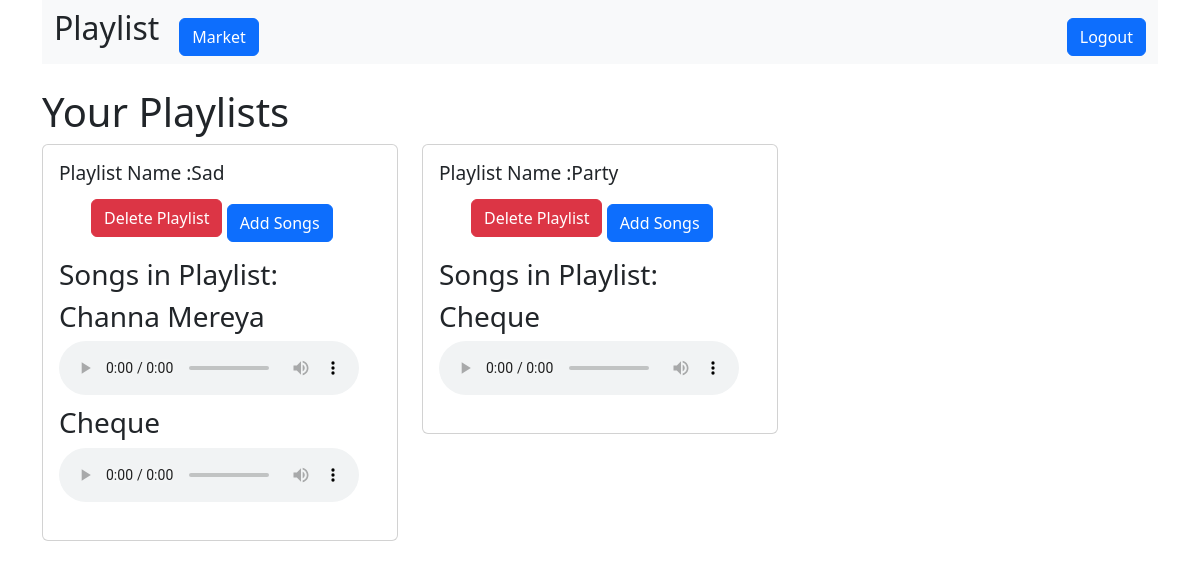
Screenshot of /playlist with the database file from the repository.
### application/models.py (models this page shows, shortened)
class Playlist(db.Model):
    id = db.Column(db.Integer, primary_key=True)
    name = db.Column(db.String(255), nullable=False)
    user_id = db.Column(db.Integer, db.ForeignKey("user.id"), nullable=False)
    songs = db.relationship(
        "Song", secondary=playlist_song_association, back_populates="playlists"
    )

class Song(db.Model):
    id = db.Column(db.Integer, primary_key=True)
    name = db.Column(db.String(100), nullable=False)
    lyrics = db.Column(db.String(20), nullable=False)
    duration = db.Column(db.Float, nullable=False)
    audio = db.Column(db.String(255))
    date_created = db.Column(db.DateTime, default=datetime.utcnow)
    parent = db.Column(db.Integer, db.ForeignKey("album.id"))
    playlists = db.relationship(
        "Playlist", secondary=playlist_song_association, back_populates="songs"
    )

### application/controllers.py (the view)
@app.route("/playlist")
def playlist():
    playlists = Playlist.query.all()
    return render_template("playlist.html", playlists=playlists)

### templates/playlist.html (shortened to what this page needs)
<!DOCTYPE html>
<html lang="en">
<head>
    <link href="https://cdn.jsdelivr.net/npm/bootstrap@5.2.3/dist/css/bootstrap.min.css" rel="stylesheet">
</head>
<body>
<div class="container">
       <nav class="navbar navbar-expand-lg navbar-light bg-light">
    <div class="container-fluid">
        <h2 style="margin-right: 20px;">Playlist</h2>
        <div class="collapse navbar-collapse" id="navbarSupportedContent">
            <ul class="navbar-nav me-auto mb-2 mb-lg-0">
                <li class="nav-item">
                    <a class="btn btn-primary" href="/market">Market</a>
                </li>
            </ul>
            <ul class="navbar-nav ml-auto mb-2 mb-lg-0">
                <li class="nav-item">
                    <a class="btn btn-primary" href="/logout">Logout</a>
                </li>
            </ul>
        </div>
    </div>
</nav>
    </div>
<div class="container mt-4">
    <h1>Your Playlists</h1>
    <div class="row">
        {% for playlist in playlists %}
            <div class="col-md-4 mb-3">
                <div class="card">
                    <div class="card-body">
                        <h5 class="card-title">Playlist Name :{{ playlist.name }}</h5>
                        <ul>
                        <form method="POST" action="{{ url_for('delete_playlist', playlist_id=playlist.id) }}" class="delete-form">
                            <button type="submit" class="btn btn-danger">Delete Playlist</button>
                        </form>
                        <a href="{{ url_for('add_songs', playlist_id=playlist.id) }}" class="btn btn-primary">Add Songs</a>
                        </ul>
                        <h3 class="mt-3">Songs in Playlist:</h3>
                        <ul class="playlist-songs">
                            {% for song in playlist.songs %}
                                <li>
                                    <h3>{{ song.name }}</h3>
                                    <audio controls>
                                    <source src="{{ url_for('static', filename=song.audio) }}" type="audio/mp3">
                                </audio>
                                </li>
                            {% endfor %}
                        </ul>
                    </div>
                </div>
            </div>
        {% endfor %}
    </div>
</div>
</body>
</html>

### templates/playlist.html (style rules this page uses)
.card { transition: transform 0.2s; }
.card-title { font-size: 1.2rem; margin-bottom: 10px; }
.delete-form { display: inline-block; }
.btn-primary { margin-top: 10px; }
.playlist-songs { list-style-type: none; padding: 0; }
.playlist-songs li { margin-bottom: 5px; }

### rows the page displays
Playlist: name "Sad"
Song: name "Channa Mereya"
Song: name "Cheque"
Playlist: name "Party"
